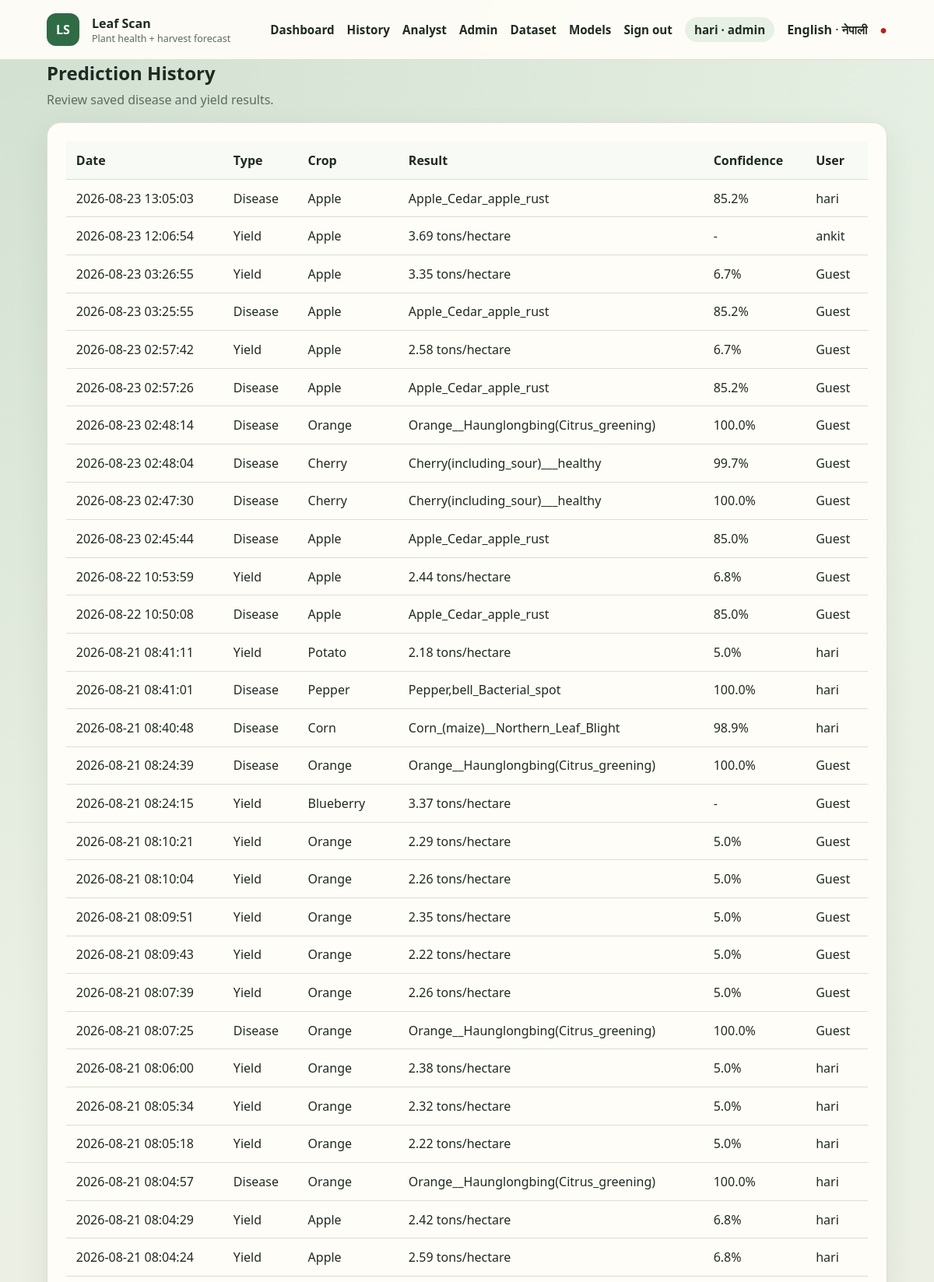
Page /analyst (signed in, upper part) on the committed database.
### tables this page shows
CREATE TABLE users (
                id INTEGER PRIMARY KEY AUTOINCREMENT,
                name TEXT NOT NULL,
                email TEXT NOT NULL UNIQUE,
                password_hash TEXT NOT NULL,
                role TEXT NOT NULL DEFAULT 'farmer',
                created_at TEXT NOT NULL DEFAULT CURRENT_TIMESTAMP
            );

CREATE TABLE prediction_history (
                id INTEGER PRIMARY KEY AUTOINCREMENT,
                user_id INTEGER REFERENCES users(id) ON DELETE SET NULL,
                prediction_type TEXT NOT NULL,
                crop TEXT,
                disease_class INTEGER,
                confidence REAL,
                yield_prediction REAL,
                input_data TEXT NOT NULL,
                created_at TEXT NOT NULL DEFAULT CURRENT_TIMESTAMP
            , disease_label TEXT);

### app.py (the view)
@app.route("/analyst")
@role_required("analyst", "admin")
def analyst_dashboard():
    return render_template("history.html", records=list_predictions(), analyst_view=True)

### app.py (called while the page is built)
@app.before_request
def enforce_csrf():
    if request.endpoint in {"static"}:
        return None
    return csrf_protect(lambda: None)()

@app.after_request
def add_security_headers(response):
    response.headers.setdefault("X-Content-Type-Options", "nosniff")
    response.headers.setdefault("X-Frame-Options", "SAMEORIGIN")
    response.headers.setdefault("Referrer-Policy", "strict-origin-when-cross-origin")
    response.headers.setdefault(
        "Content-Security-Policy",
        "default-src 'self'; img-src 'self' data:; style-src 'self' 'unsafe-inline'; script-src 'self'; connect-src 'self'; base-uri 'self'; form-action 'self'",
    )
    response.headers.setdefault("Permissions-Policy", "camera=(), microphone=(), geolocation=()")
    if getattr(g, "rate_remaining", None) is not None:
        response.headers["X-RateLimit-Remaining"] = str(g.rate_remaining)
    return response

def current_user():
    user_id = session.get("user_id")
    return find_user(user_id) if user_id else None

def current_lang():
    return session.get("lang", DEFAULT_LANG)

@app.context_processor
def inject_globals():
    lang = current_lang()
    return {
        "csrf_token": generate_csrf_token(),
        "user": current_user(),
        "lang": lang,
        "supported_languages": SUPPORTED_LANGUAGES,
        "language_labels": LANGUAGE_LABELS,
        "t": lambda key, **kwargs: translate(lang, key, **kwargs),
        "crop_label": lambda crop: crop_label(crop, lang),
        "js_i18n": js_strings_for(lang),
    }

def role_required(*roles):
    def decorator(view):
        @wraps(view)
        def wrapped(*args, **kwargs):
            user = current_user()
            if not user:
                if request.path.startswith("/api/"):
                    return jsonify({"error": "Authentication required."}), 401
                return redirect(url_for("login", next=request.path))
            if user["role"] not in roles:
                if request.path.startswith("/api/"):
                    return jsonify({"error": "You do not have permission for this resource."}), 403
                return render_template("error.html", code=403, message="You do not have permission for this page."), 403
            return view(*args, **kwargs)
        return wrapped
    return decorator

### translations.py (called while the page is built)
def js_strings_for(lang):
    lang = lang if lang in UI_STRINGS else DEFAULT_LANG
    return {k[3:]: v for k, v in UI_STRINGS[lang].items() if k.startswith("js_")}

### templates/history.html (shortened to what this page needs)
{% extends "base.html" %}
{% block content %}
<div class="page-heading"><div><h2>{{ t('history_title') }}</h2><p>{{ t('history_desc') }}</p></div></div>
<div class="table-panel panel">
    {% if records %}
    <div class="table-scroll"><table><thead><tr><th>{{ t('th_date') }}</th><th>{{ t('th_type') }}</th><th>{{ t('th_crop') }}</th><th>{{ t('th_result') }}</th><th>{{ t('th_confidence') }}</th><th>{{ t('th_user') }}</th></tr></thead><tbody>
    {% for record in records %}<tr><td>{{ record['created_at'] }}</td><td>{{ record['prediction_type']|capitalize }}</td><td>{{ crop_label(record['crop']) if record['crop'] else '-' }}</td><td>{% if record['prediction_type'] == 'yield' %}{{ record['yield_prediction'] }} {{ t('unit_tons_hectare_short') }}{% else %}{{ record['disease_label'] or ('Class ' ~ record['disease_class']) }}{% endif %}</td><td>{% if record['confidence'] is not none %}{{ (record['confidence'] * 100)|round(1) }}%{% else %}-{% endif %}</td><td>{{ record['name'] or t('guest') }}</td></tr>{% endfor %}
    </tbody></table></div>
    {% else %}<p class="empty-state">{{ t('no_history') }}</p>{% endif %}
</div>
{% endblock %}

### templates/base.html (shortened to what this page needs)
<!DOCTYPE html>
<html lang="{{ lang }}">
<head>
    <link rel="stylesheet" href="{{ url_for('static', filename='css/style.css') }}">
</head>
<body>
    <nav class="navbar">
        <div class="container">
            <a class="navbar-brand" href="{{ url_for('index') }}">
                <span class="brand-mark">LS</span>
                <span>
                    <strong>Leaf Scan</strong>
                    <small>{{ t('brand_tagline') }}</small>
                </span>
            </a>
            <div class="navbar-menu" id="navbar-menu">
                <a href="{{ url_for('index') }}">{{ t('nav_dashboard') }}</a>
                {% if user %}<a href="{{ url_for('history') }}">{{ t('nav_history') }}</a>{% endif %}
                {% if user and user['role'] in ('analyst', 'admin') %}<a href="{{ url_for('analyst_dashboard') }}">{{ t('nav_analyst') }}</a>{% endif %}
                {% if user and user['role'] == 'admin' %}
                    <a href="{{ url_for('admin_dashboard') }}">{{ t('nav_admin') }}</a>
                    <a href="{{ url_for('manage_dataset') }}">{{ t('nav_dataset') }}</a>
                    <a href="{{ url_for('manage_models') }}">{{ t('nav_models') }}</a>
                {% endif %}
                {% if user %}
                    <a href="{{ url_for('logout') }}">{{ t('nav_sign_out') }}</a>
                    <span class="user-chip">{{ user['name'] }} · {{ user['role'] }}</span>
                {% else %}
                    <a href="{{ url_for('login') }}">{{ t('nav_sign_in') }}</a>
                {% endif %}
                <span class="lang-switch">
                    {% for code in supported_languages %}
                        {% if code == lang %}
                            <strong>{{ language_labels[code] }}</strong>
                        {% else %}
                            <a href="{{ url_for('set_language', lang_code=code) }}">{{ language_labels[code] }}</a>
                        {% endif %}
                        {% if not loop.last %} · {% endif %}
                    {% endfor %}
                </span>
                <span class="status-indicator" id="health-status" title="API status">●</span>
            </div>
        </div>
    </nav>
    <main class="container">
        {% block content %}{% endblock %}
    </main>
</body>
</html>

### static/css/style.css (style rules this page uses)
:root { --bg: #f3efe4; --bg-accent: #e7f0e4; --ink: #1f2a22; --muted: #5d6b61; --primary: #2f6b45; --primary-dark: #214d32; --secondary: #c47b2b; --card: #fffdf8; --line: #d7e0d4; --danger: #b42318; --warning: #9a6700; --radius: 18px; --shadow: 0 14px 40px rgba(33, 52, 38, 0.08); }
* { box-sizing: border-box; margin: 0; padding: 0; }
body { font-family: "Source Sans 3", "Segoe UI", sans-serif; background: radial-gradient(circle at top left, rgba(47, 107, 69, 0.12), transparent 28%), linear-gradient(180deg, var(--bg-accent), var(--bg)); color: var(--ink); min-height: 100vh; }
.container { max-width: 1120px; margin: 0 auto; padding: 0 20px; }
.navbar { position: sticky; top: 0; z-index: 20; background: rgba(255, 253, 248, 0.92); backdrop-filter: blur(10px); border-bottom: 1px solid var(--line); }
.navbar .container, .navbar-menu, .navbar-brand { display: flex; align-items: center; gap: 1rem; }
.navbar .container { justify-content: space-between; min-height: 76px; }
.navbar-brand { text-decoration: none; color: var(--ink); }
.navbar-brand small { display: block; color: var(--muted); font-size: 0.78rem; }
.brand-mark { width: 42px; height: 42px; border-radius: 12px; display: grid; place-items: center; background: var(--primary); color: white; font-weight: 800; }
.navbar-menu a, .navbar-menu .user-chip { color: var(--ink); text-decoration: none; font-weight: 600; font-size: 0.95rem; }
.user-chip { background: var(--bg-accent); border-radius: 999px; padding: 0.35rem 0.75rem; color: var(--muted); }
.status-indicator { color: var(--primary); }
main { padding: 2rem 0 3rem; }
.hero, .panel, .status-card, .info-panel, .table-panel, .auth-panel { background: var(--card); border: 1px solid var(--line); border-radius: var(--radius); box-shadow: var(--shadow); }
.hero p, .panel-description, .hint, .weather-source, .empty-state, .page-heading p { color: var(--muted); line-height: 1.55; }
.panel, .info-panel, .table-panel, .auth-panel { padding: 1.5rem; }
.panel h2, .info-panel h2, .page-heading h2 { margin-bottom: 0.4rem; }
.page-heading { display: flex; justify-content: space-between; margin-bottom: 1rem; }
.table-scroll { overflow-x: auto; }
table { width: 100%; border-collapse: collapse; }
th, td { text-align: left; padding: 0.8rem; border-bottom: 1px solid var(--line); }
th { background: #f7faf5; }

### rows in the picture
users: role "Admin", name "hari", role "admin"
prediction_history: created_at "2026-08-23 13:05:03", prediction_type "Disease", crop "Apple", disease_label "Apple_Cedar_apple_rust", (record['confidence']*100)|round(1) "85.2", name "hari"
prediction_history: created_at "2026-08-23 12:06:54", prediction_type "Yield", crop "Apple", yield_prediction "3.69", t "tons/hectare", name "ankit"
prediction_history: created_at "2026-08-23 03:26:55", prediction_type "Yield", crop "Apple", yield_prediction "3.35", t "tons/hectare", (record['confidence']*100)|round(1) "6.7", record "Guest"
prediction_history: created_at "2026-08-23 03:25:55", prediction_type "Disease", crop "Apple", disease_label "Apple_Cedar_apple_rust", (record['confidence']*100)|round(1) "85.2", record "Guest"
prediction_history: created_at "2026-08-23 02:57:42", prediction_type "Yield", crop "Apple", yield_prediction "2.58", t "tons/hectare", (record['confidence']*100)|round(1) "6.7", record "Guest"
prediction_history: created_at "2026-08-23 02:57:26", prediction_type "Disease", crop "Apple", disease_label "Apple_Cedar_apple_rust", (record['confidence']*100)|round(1) "85.2", record "Guest"
prediction_history: created_at "2026-08-23 02:48:14", prediction_type "Disease", crop "Orange", disease_label "Orange__Haunglongbing(Citrus_greening)", (record['confidence']*100)|round(1) "100.0", record "Guest"
prediction_history: created_at "2026-08-23 02:48:04", prediction_type "Disease", crop "Cherry", disease_label "Cherry(including_sour)___healthy", (record['confidence']*100)|round(1) "99.7", record "Guest"
prediction_history: created_at "2026-08-23 02:47:30", prediction_type "Disease", crop "Cherry", disease_label "Cherry(including_sour)___healthy", (record['confidence']*100)|round(1) "100.0", record "Guest"
prediction_history: created_at "2026-08-23 02:45:44", prediction_type "Disease", crop "Apple", disease_label "Apple_Cedar_apple_rust", (record['confidence']*100)|round(1) "85.0", record "Guest"
prediction_history: created_at "2026-08-22 10:53:59", prediction_type "Yield", crop "Apple", yield_prediction "2.44", t "tons/hectare", (record['confidence']*100)|round(1) "6.8", record "Guest"
prediction_history: created_at "2026-08-22 10:50:08", prediction_type "Disease", crop "Apple", disease_label "Apple_Cedar_apple_rust", (record['confidence']*100)|round(1) "85.0", record "Guest"
prediction_history: created_at "2026-08-21 08:41:11", prediction_type "Yield", crop "Potato", yield_prediction "2.18", t "tons/hectare", (record['confidence']*100)|round(1) "5.0", name "hari"
prediction_history: created_at "2026-08-21 08:41:01", prediction_type "Disease", crop "Pepper", disease_label "Pepper,bell_Bacterial_spot", (record['confidence']*100)|round(1) "100.0", name "hari"
prediction_history: created_at "2026-08-21 08:40:48", prediction_type "Disease", crop "Corn", disease_label "Corn_(maize)__Northern_Leaf_Blight", (record['confidence']*100)|round(1) "98.9", name "hari"
prediction_history: created_at "2026-08-21 08:24:39", prediction_type "Disease", crop "Orange", disease_label "Orange__Haunglongbing(Citrus_greening)", (record['confidence']*100)|round(1) "100.0", record "Guest"
prediction_history: created_at "2026-08-21 08:24:15", prediction_type "Yield", crop "Blueberry", yield_prediction "3.37", t "tons/hectare", record "Guest"
prediction_history: created_at "2026-08-21 08:10:21", prediction_type "Yield", crop "Orange", yield_prediction "2.29", t "tons/hectare", (record['confidence']*100)|round(1) "5.0", record "Guest"
prediction_history: created_at "2026-08-21 08:10:04", prediction_type "Yield", crop "Orange", yield_prediction "2.26", t "tons/hectare", (record['confidence']*100)|round(1) "5.0", record "Guest"
prediction_history: created_at "2026-08-21 08:09:51", prediction_type "Yield", crop "Orange", yield_prediction "2.35", t "tons/hectare", (record['confidence']*100)|round(1) "5.0", record "Guest"
prediction_history: created_at "2026-08-21 08:09:43", prediction_type "Yield", crop "Orange", yield_prediction "2.22", t "tons/hectare", (record['confidence']*100)|round(1) "5.0", record "Guest"
prediction_history: created_at "2026-08-21 08:07:39", prediction_type "Yield", crop "Orange", yield_prediction "2.26", t "tons/hectare", (record['confidence']*100)|round(1) "5.0", record "Guest"
prediction_history: created_at "2026-08-21 08:07:25", prediction_type "Disease", crop "Orange", disease_label "Orange__Haunglongbing(Citrus_greening)", (record['confidence']*100)|round(1) "100.0", record "Guest"
prediction_history: created_at "2026-08-21 08:06:00", prediction_type "Yield", crop "Orange", yield_prediction "2.38", t "tons/hectare", (record['confidence']*100)|round(1) "5.0", name "hari"
prediction_history: created_at "2026-08-21 08:05:34", prediction_type "Yield", crop "Orange", yield_prediction "2.32", t "tons/hectare", (record['confidence']*100)|round(1) "5.0", name "hari"
prediction_history: created_at "2026-08-21 08:05:18", prediction_type "Yield", crop "Orange", yield_prediction "2.22", t "tons/hectare", (record['confidence']*100)|round(1) "5.0", name "hari"
prediction_history: created_at "2026-08-21 08:04:57", prediction_type "Disease", crop "Orange", disease_label "Orange__Haunglongbing(Citrus_greening)", (record['confidence']*100)|round(1) "100.0", name "hari"
prediction_history: created_at "2026-08-21 08:04:29", prediction_type "Yield", crop "Apple", yield_prediction "2.42", t "tons/hectare", (record['confidence']*100)|round(1) "6.8", name "hari"
prediction_history: created_at "2026-08-21 08:04:24", prediction_type "Yield", crop "Apple", yield_prediction "2.59", t "tons/hectare", (record['confidence']*100)|round(1) "6.8", name "hari"

### other values in the picture
{{ t('brand_tagline') }} "Plant health + harvest forecast"
{{ t('nav_dashboard') }} "Dashboard"
{{ t('nav_history') }} "History"
{{ t('nav_analyst') }} "Analyst"
{{ t('nav_dataset') }} "Dataset"
{{ t('nav_models') }} "Models"
{{ t('nav_sign_out') }} "Sign out"
{{ language_labels[code] }} "English"
{{ language_labels[code] }} "नेपाली"
{{ t('history_title') }} "Prediction History"
{{ t('history_desc') }} "Review saved disease and yield results."
{{ t('th_date') }} "Date"
{{ t('th_type') }} "Type"
{{ t('th_crop') }} "Crop"
{{ t('th_result') }} "Result"
